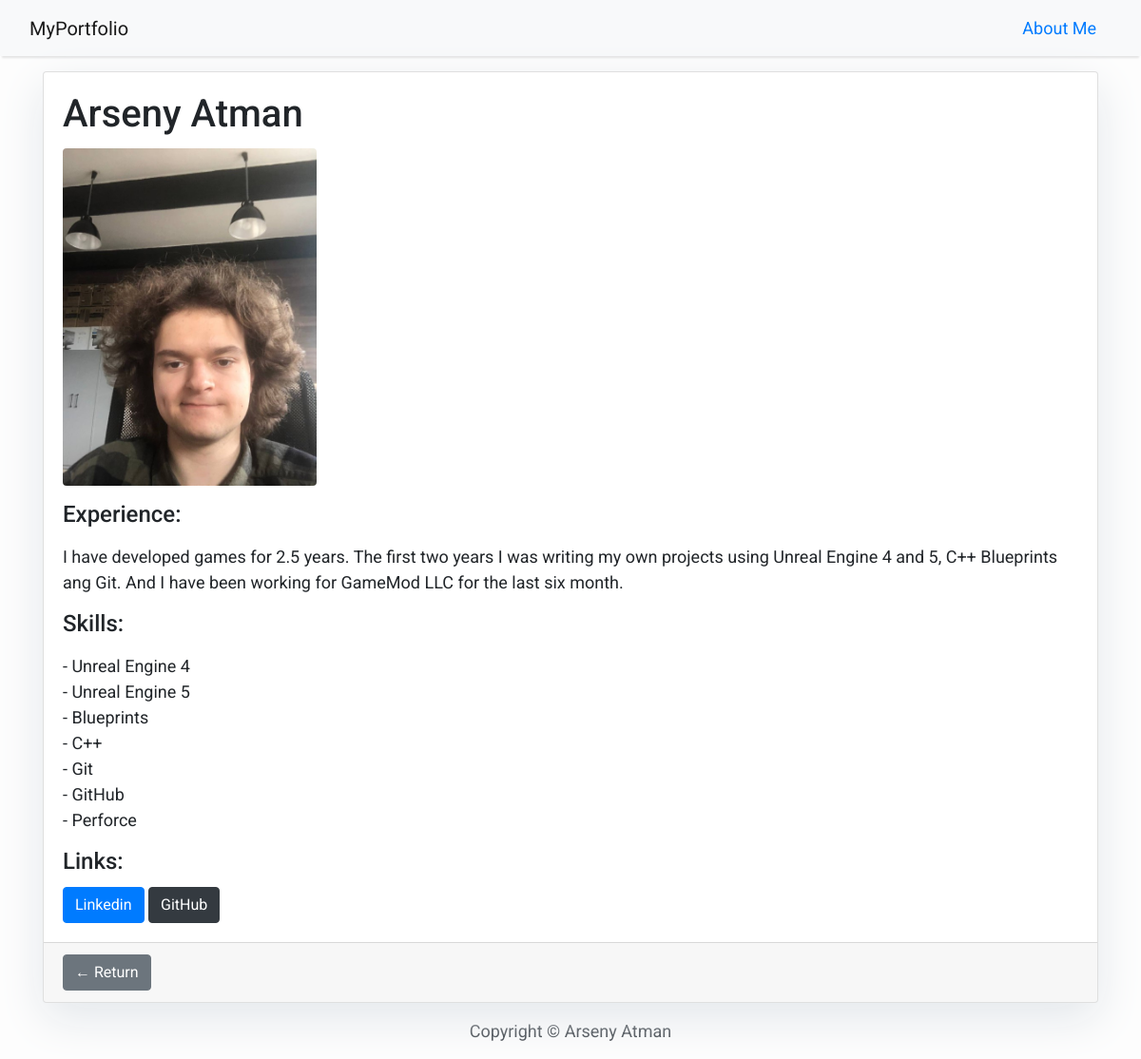
The page /about/ on the database its author committed.
### projects/models.py (models this page shows, shortened)
class About(models.Model):
    name = models.CharField(max_length=200, unique=True)
    photo = models.ImageField(upload_to='images/', blank=True)
    experience = models.TextField(default="")
    skills = models.TextField(default="")
    linkedin_link = models.CharField(max_length=200, default='', blank=True)
    github_link = models.CharField(max_length=200, default='', blank=True)

### projects/views.py (the view)
# urls.py: path('about/', views.AboutDetail.as_view(), name='about'),
class AboutDetail(generic.ListView):
    model = About
    template_name = 'about.html'

### templates/about.html (shortened to what this page needs)
{% extends "base.html" %}
{% block content %}
<div class="container">
    {% for about in about_list %}
        <div class="card-deck">
            <div class="card mt-3">
                <div class="card-body">
                    <h1 class="card-title">{{ about.name }}</h1>
                    <div class="text">
                        <img src="{{ about.photo.url }}" style="max-width: 25%; max-height: auto;" class="rounded">
                    </div>
                    <h4 class="card-title">Experience:</h4>
                    <p class="card-text">{{ about.experience|linebreaks }}</p>
                    <h4 class="card-title">Skills:</h4>
                    <p class="card-text">{{ about.skills|linebreaks }}</p>
                    {% if about.linkedin_link != '' or project.github_link != '' %}
                    <h4 class="card-title">Links:</h4>
                    {% endif %}
                    {% if about.linkedin_link != '' %}
                    <a href="{{ about.linkedin_link }}" class="btn btn-primary">Linkedin</a>
                    {% endif %}
                    {% if project.github_link != '' %}
                    <a href="{{ about.github_link }}" class="btn btn-dark">GitHub</a>
                    {% endif %}
                </div>
                <div class="card-footer">
                    <a href="{% url 'home' %}" class="btn btn-secondary">&larr; Return</a>
                </div>
            </div>
        </div>
    {% endfor %}
</div>
{%endblock%}

### templates/base.html (style rules this page uses)
body { font-family: "Roboto", sans-serif; font-size: 17px; background-color: #fdfdfd; }

### templates/about.html (style rules this page uses)
body { font-family: "Roboto", sans-serif; font-size: 18px; background-color: #fdfdfd; }
.card { box-shadow: 0 16px 48px #E3E7EB; }

### rows shown on the page
About: name "Arseny Atman", photo (picture), experience "I have developed games for 2.5 years. The first two years I was writing my own projects using Unreal Engine 4 and 5, C++ Blueprints ang Git. And I have been working for GameMod LLC for the last six month.", skills "- Unreal Engine 4 - Unreal Engine 5 - Blueprints - C++ - Git - GitHub - Perforce", shows "Links:"
